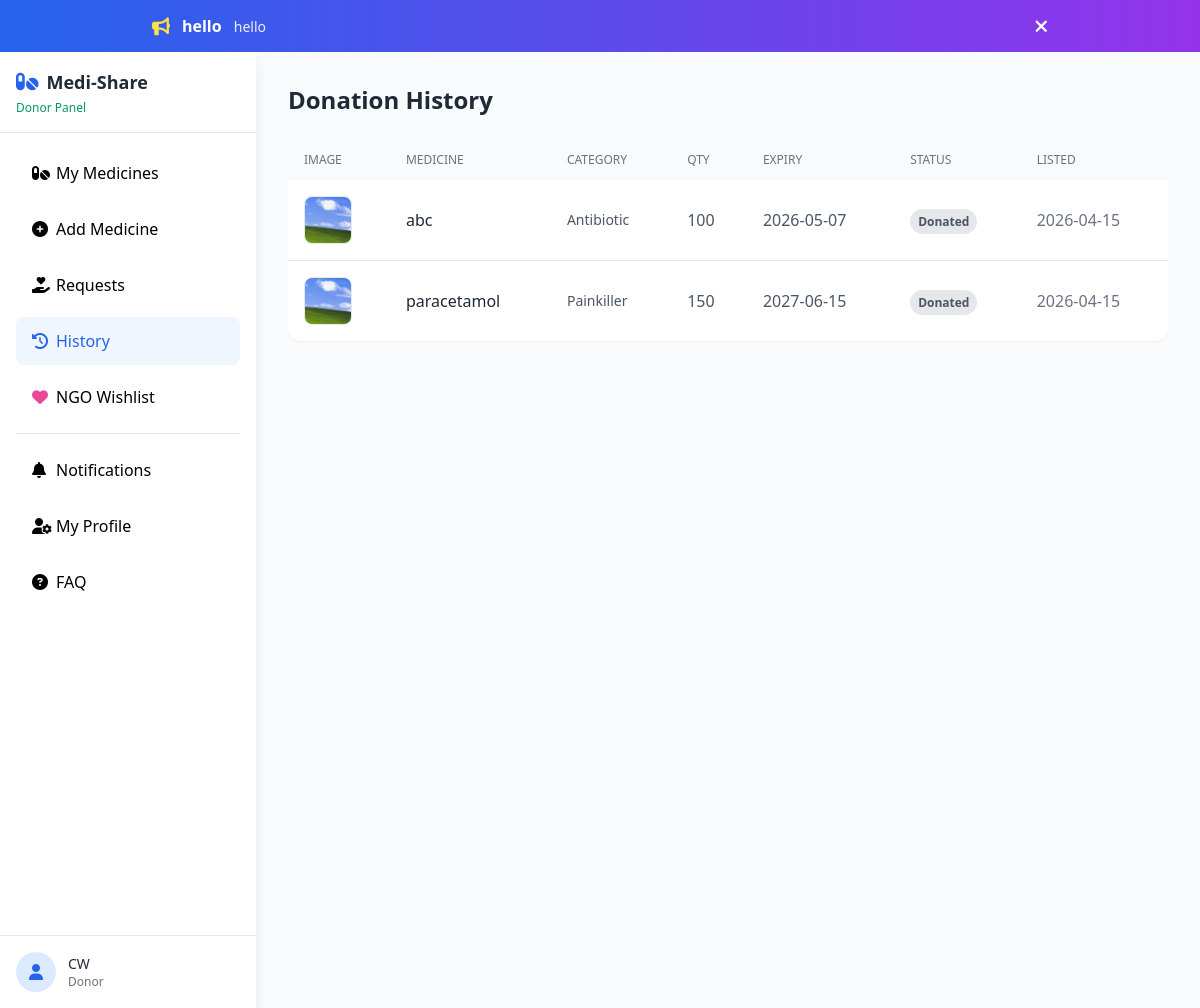
The page /donor/history.php (signed in) on the database its author committed.
### tables this page shows
CREATE TABLE `announcements` (
  `id` int(11) NOT NULL,
  `title` varchar(200) NOT NULL,
  `message` text NOT NULL,
  `is_active` tinyint(4) NOT NULL DEFAULT 1,
  `created_by` int(11) DEFAULT NULL,
  `created_at` timestamp NOT NULL DEFAULT current_timestamp()
);

CREATE TABLE `medicines` (
  `medicine_id` int(11) NOT NULL,
  `donor_id` int(11) NOT NULL,
  `medicine_name` varchar(150) NOT NULL,
  `expiry_date` date NOT NULL,
  `quantity_strips` int(11) NOT NULL,
  `category` enum('Antibiotic','Painkiller','Vitamin','Supplement','Other') NOT NULL DEFAULT 'Other',
  `image_path` varchar(255) DEFAULT NULL,
  `status` enum('available','requested','donated') DEFAULT 'available',
  `listed_at` timestamp NOT NULL DEFAULT current_timestamp()
);

### donor/history.php (the view, shortened to what this page needs)
<?php
require_once '../db.php';
require_once '../helpers.php';
$user_id = $_SESSION['user_id'];
$history = [];
try {
    $stmt = $pdo->prepare("SELECT * FROM medicines WHERE donor_id = ? AND status = 'donated' ORDER BY listed_at DESC");
    $stmt->execute([$user_id]);
    $history = $stmt->fetchAll();
} catch (PDOException $e) {}
?>
<!DOCTYPE html>
<html lang="en">
<head>
    <script src="https://cdn.tailwindcss.com"></script>
    <link rel="stylesheet" href="https://cdnjs.cloudflare.com/ajax/libs/font-awesome/6.4.0/css/all.min.css">
</head>
<body class="bg-gray-50">
    <?php include '../common/header.php'; ?>
    <div class="flex">
        <?php include '../common/sidebar.php'; ?>
        <main class="flex-1 min-h-screen p-4 md:p-8">
            <h1 class="text-2xl font-bold text-gray-800 mb-6">Donation History</h1>
            <?php if (count($history) > 0): ?>
                <div class="bg-white rounded-xl shadow-sm overflow-hidden">
                    <table class="w-full">
                        <thead class="bg-gray-50">
                            <tr>
                                <th class="px-4 py-3 text-left text-xs font-medium text-gray-500 uppercase">Image</th>
                                <th class="px-4 py-3 text-left text-xs font-medium text-gray-500 uppercase">Medicine</th>
                                <th class="px-4 py-3 text-left text-xs font-medium text-gray-500 uppercase">Category</th>
                                <th class="px-4 py-3 text-left text-xs font-medium text-gray-500 uppercase">Qty</th>
                                <th class="px-4 py-3 text-left text-xs font-medium text-gray-500 uppercase">Expiry</th>
                                <th class="px-4 py-3 text-left text-xs font-medium text-gray-500 uppercase">Status</th>
                                <th class="px-4 py-3 text-left text-xs font-medium text-gray-500 uppercase">Listed</th>
                            </tr>
                        </thead>
                        <tbody class="divide-y divide-gray-200">
                            <?php foreach ($history as $item): ?>
                                <tr class="hover:bg-gray-50">
                                    <td class="px-4 py-4"><?php echo render_medicine_thumbnail($item['image_path'] ?? null, $item['medicine_name']); ?></td>
                                    <td class="px-4 py-4 text-gray-800 font-medium"><?php echo sanitize_output($item['medicine_name']); ?></td>
                                    <td class="px-4 py-4 text-gray-600 text-sm"><?php echo sanitize_output($item['category'] ?? 'Other'); ?></td>
                                    <td class="px-4 py-4 text-gray-600"><?php echo (int)$item['quantity_strips']; ?></td>
                                    <td class="px-4 py-4 text-gray-600"><?php echo sanitize_output($item['expiry_date']); ?></td>
                                    <td class="px-4 py-4"><?php echo render_status_badge('donated'); ?></td>
                                    <td class="px-4 py-4 text-gray-500"><?php echo date('Y-m-d', strtotime($item['listed_at'])); ?></td>
                                </tr>
                            <?php endforeach; ?>
                        </tbody>
                    </table>
                </div>
            <?php endif; ?>
        </main>
    </div>
</body>
</html>

### helpers.php (shortened to what this page needs)
<?php
function sanitize_output($data) {
    return htmlspecialchars((string)$data, ENT_QUOTES, 'UTF-8');
}
    if (!empty($success)): ?>
    <?php endif;
function render_status_badge($status) {
    $status_lower = strtolower(trim($status));
    $colors = [
        'available'  => 'bg-emerald-100 text-emerald-700',
        'requested'  => 'bg-blue-100 text-blue-700',
        'donated'    => 'bg-gray-200 text-gray-600',
        'pending'    => 'bg-amber-100 text-amber-700',
        'approved'   => 'bg-emerald-100 text-emerald-700',
        'rejected'   => 'bg-red-100 text-red-700',
        'verified'   => 'bg-emerald-100 text-emerald-700',
        'unverified' => 'bg-amber-100 text-amber-700',
        'donor'      => 'bg-green-100 text-green-700',
        'ngo'        => 'bg-purple-100 text-purple-700',
        'admin'      => 'bg-gray-200 text-gray-700',
        'open'       => 'bg-blue-100 text-blue-700',
        'fulfilled'  => 'bg-emerald-100 text-emerald-700',
        'withdrawn'  => 'bg-gray-200 text-gray-500',
    ];
    $class = $colors[$status_lower] ?? 'bg-gray-100 text-gray-600';
    $label = ucfirst(str_replace('_', ' ', $status_lower));
    return '<span class="px-2 py-1 ' . $class . ' text-xs font-semibold rounded-full">' . sanitize_output($label) . '</span>';
}
function render_medicine_thumbnail($image_path, $medicine_name, $base_path = '..') {
    if (!empty($image_path) && file_exists(__DIR__ . '/uploads/' . $image_path)) {
        return '<img src="' . $base_path . '/uploads/' . sanitize_output($image_path) . '" alt="' . sanitize_output($medicine_name) . '" class="w-12 h-12 rounded-lg object-cover border border-gray-200">';
    }
    $initial = strtoupper(substr($medicine_name, 0, 1));
    $colors = ['bg-blue-100 text-blue-600', 'bg-emerald-100 text-emerald-600', 'bg-purple-100 text-purple-600', 'bg-amber-100 text-amber-600', 'bg-rose-100 text-rose-600'];
    $color = $colors[ord($initial) % count($colors)];
    return '<div class="w-12 h-12 rounded-lg ' . $color . ' flex items-center justify-center font-bold text-lg">' . sanitize_output($initial) . '</div>';
}
function get_active_announcement($pdo) {
    try {
        $stmt = $pdo->query("SELECT * FROM announcements WHERE is_active = 1 ORDER BY created_at DESC LIMIT 1");
        return $stmt->fetch();
    } catch (PDOException $e) { return null; }
}
function render_announcement_banner($pdo) {
    $ann = get_active_announcement($pdo);
    ?>
    <div id="announcementBanner" class="bg-gradient-to-r from-blue-600 to-purple-600 text-white px-4 py-3 relative">
        <div class="max-w-4xl mx-auto flex items-center justify-between">
            <div class="flex items-center space-x-3">
                <i class="fa-solid fa-bullhorn text-yellow-300 text-lg"></i>
                <div>
                    <span class="font-bold"><?php echo sanitize_output($ann['title']); ?></span>
                    <span class="ml-2 text-sm opacity-90"><?php echo sanitize_output($ann['message']); ?></span>
                </div>
            </div>
            <button onclick="dismissAnnouncement(<?php echo (int)$ann['id']; ?>)" class="text-white hover:text-yellow-300 ml-4 flex-shrink-0">
                <i class="fa-solid fa-times text-lg"></i>
            </button>
        </div>
    </div>
    <?php
}

### rows shown on the page
announcements: title "hello", message "hello"
medicines: image_path (picture), medicine_name "abc", category "Antibiotic", quantity_strips "100", expiry_date "2026-05-07", listed_at "2026-04-15"
medicines: image_path (picture), medicine_name "paracetamol", category "Painkiller", quantity_strips "150", expiry_date "2027-06-15", listed_at "2026-04-15"

### other values the page prints
sanitize_output($user_name) "CW"
$role "Donor"
